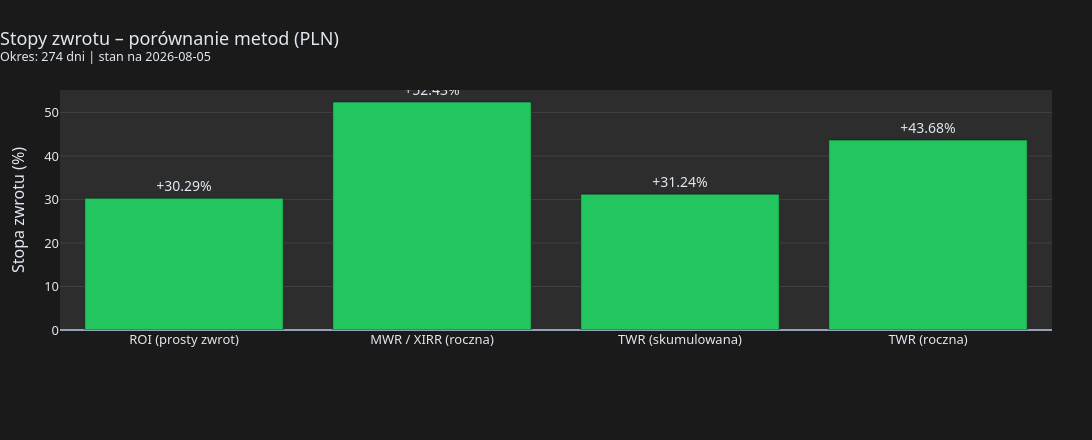

Notebook code for this chart:
### Markdown cell above
## Stopy zwrotu: ROI vs MWR (XIRR) vs TWR

- **ROI** – wartość ÷ wpłaty − 1; nie uwzględnia, kiedy pieniądze trafiły do portfela.
- **MWR/XIRR** – roczna stopa ważona pieniędzmi; faktyczne doświadczenie inwestora z uwzględnieniem momentów wpłat.
- **TWR** – stopa ważona czasem; neutralizuje wpłaty i mierzy jakość decyzji inwestycyjnych (porównywalna z indeksami).

### Code cell
measures = compute_return_measures(accounts, nav, REPORT_CURRENCY)
twr_returns = twr_daily_returns(nav, REPORT_CURRENCY)

print(f"ROI (prosty zwrot):   {measures.roi:+.2%}")
if measures.mwr is not None:
    print(f"MWR (za okres):       {measures.mwr:+.2%}   (XIRR w skali roku: {measures.xirr:+.2%})")
print(f"TWR (za okres):       {measures.twr:+.2%}", end="")
print(f"   (w skali roku: {measures.twr_annualized:+.2%})" if measures.twr_annualized is not None else "")

plot_return_measures(measures).show(config=PLOTLY_SHOW_CONFIG)

### Figure 1 — Plotly figure (JSON) as saved in the notebook; plotly's stock layout.template omitted (floating-point values rounded to 4 significant figures)
{"data": [{"customdata": ["wartość ÷ wpłaty − 1, bez uwzględnienia czasu", "stopa ważona pieniędzmi – uwzględnia momenty wpłat", "stopa ważona czasem – jakość decyzji, porównywalna z indeksami", "TWR w ujęciu rocznym"], "hovertemplate": "<b>%{x}</b><br>%{y:+.2f}%<br><i>%{customdata}</i><extra></extra>", "marker": {"color": ["#22c55e", "#22c55e", "#22c55e", "#22c55e"]}, "text": ["+30.29%", "+52.43%", "+31.24%", "+43.68%"], "textfont": {"size": 14}, "textposition": "outside", "type": "bar", "x": ["ROI (prosty zwrot)", "MWR / XIRR (roczna)", "TWR (skumulowana)", "TWR (roczna)"], "y": [30.29, 52.43, 31.24, 43.68]}], "layout": {"font": {"color": "#e2e8f0", "family": "Segoe UI, Arial, sans-serif", "size": 13}, "height": 440, "hovermode": "x unified", "legend": {"bgcolor": "rgba(0,0,0,0)", "font": {"size": 12}, "orientation": "h", "x": 0.5, "xanchor": "center", "y": -0.22, "yanchor": "top"}, "margin": {"b": 110, "l": 60, "r": 40, "t": 90}, "paper_bgcolor": "#1a1a1a", "plot_bgcolor": "#2d2d2d", "showlegend": false, "title": {"text": "Stopy zwrotu – porównanie metod (PLN)<br><sup>Okres: 274 dni | stan na 2026-08-05</sup>", "x": 0}, "width": 1100, "yaxis": {"gridcolor": "#404040", "title": {"text": "Stopa zwrotu (%)"}, "zeroline": true, "zerolinecolor": "#94a3b8"}}}
